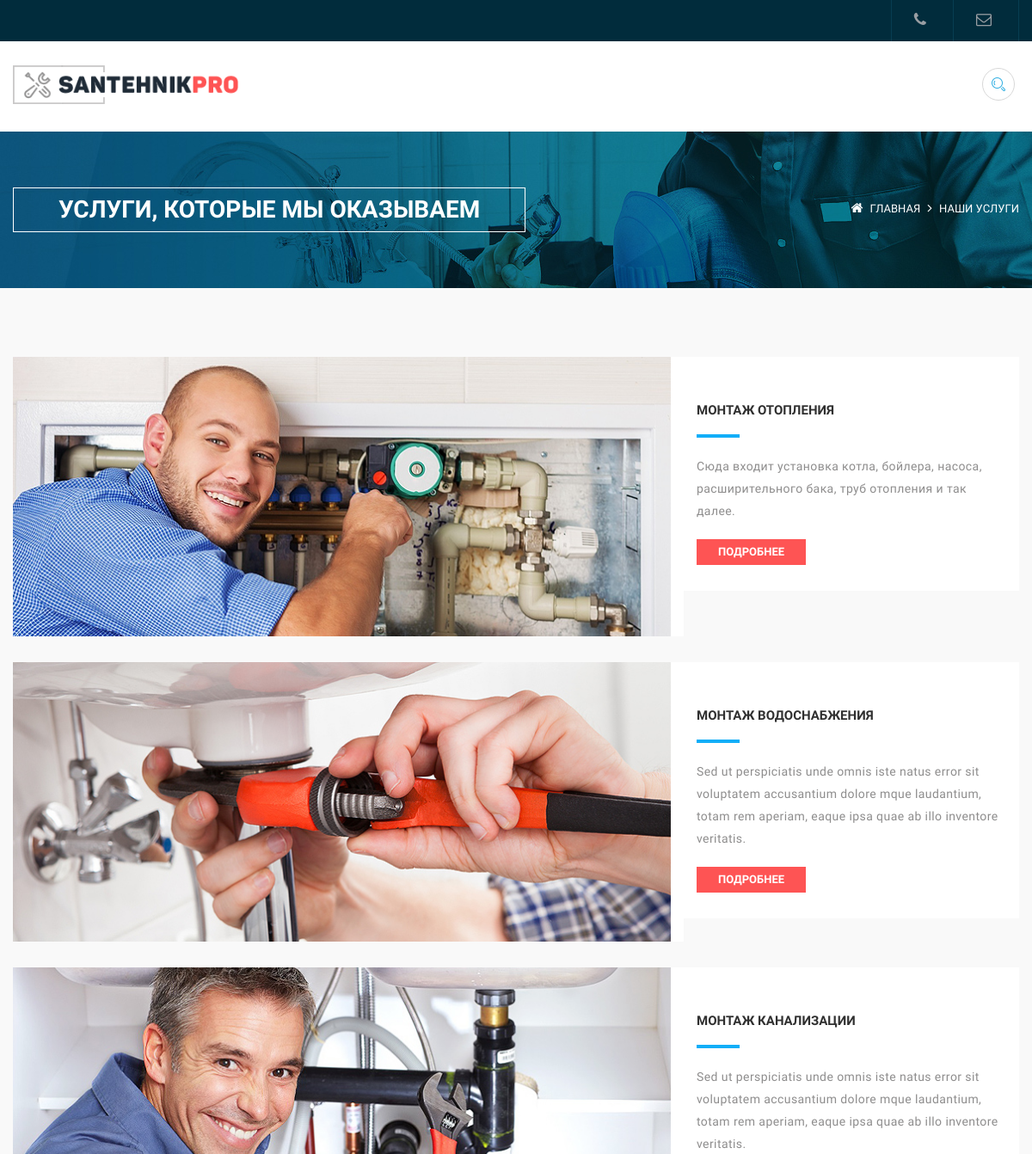
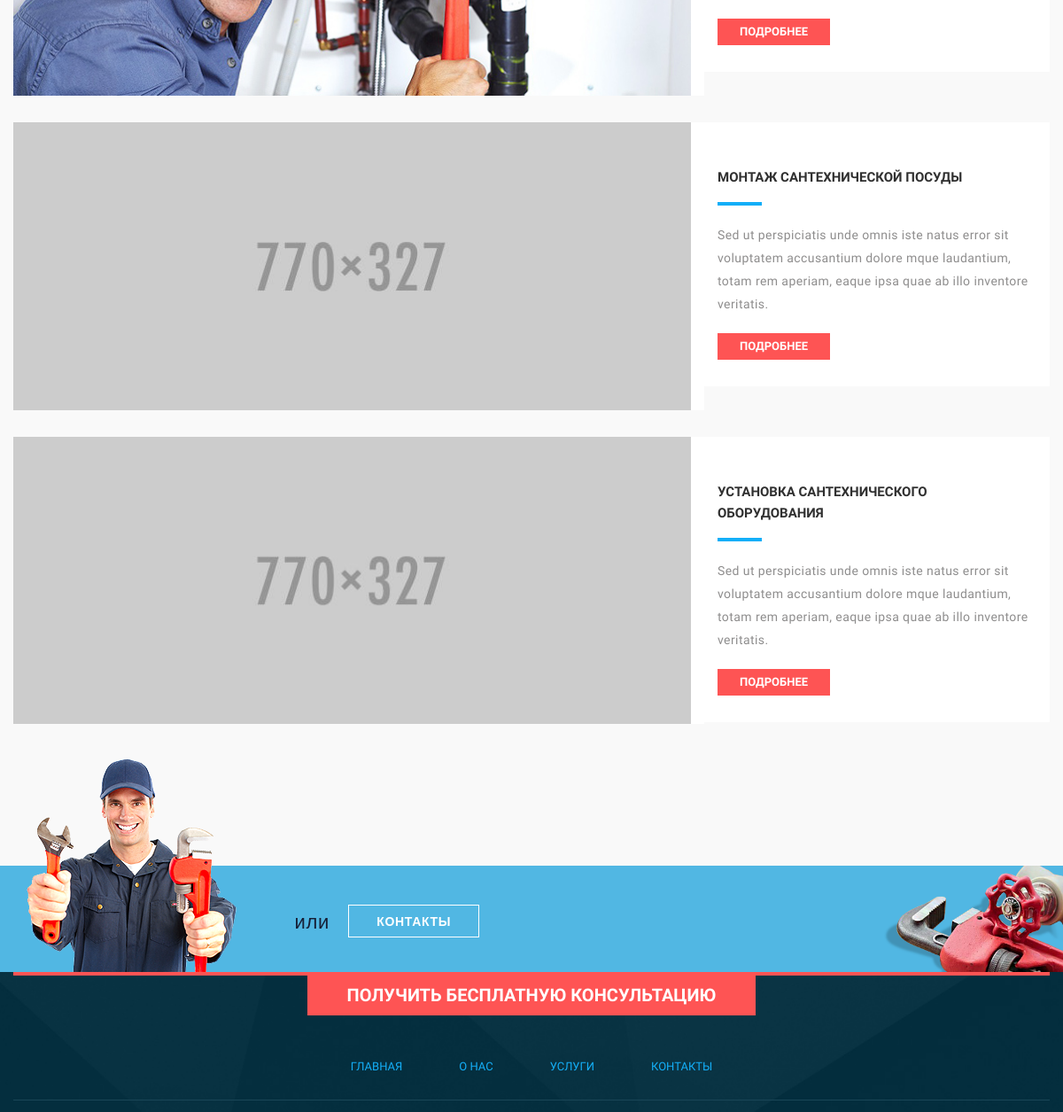
Page /?view=project (upper part) on the earlier database version (2 pictures, top to bottom).
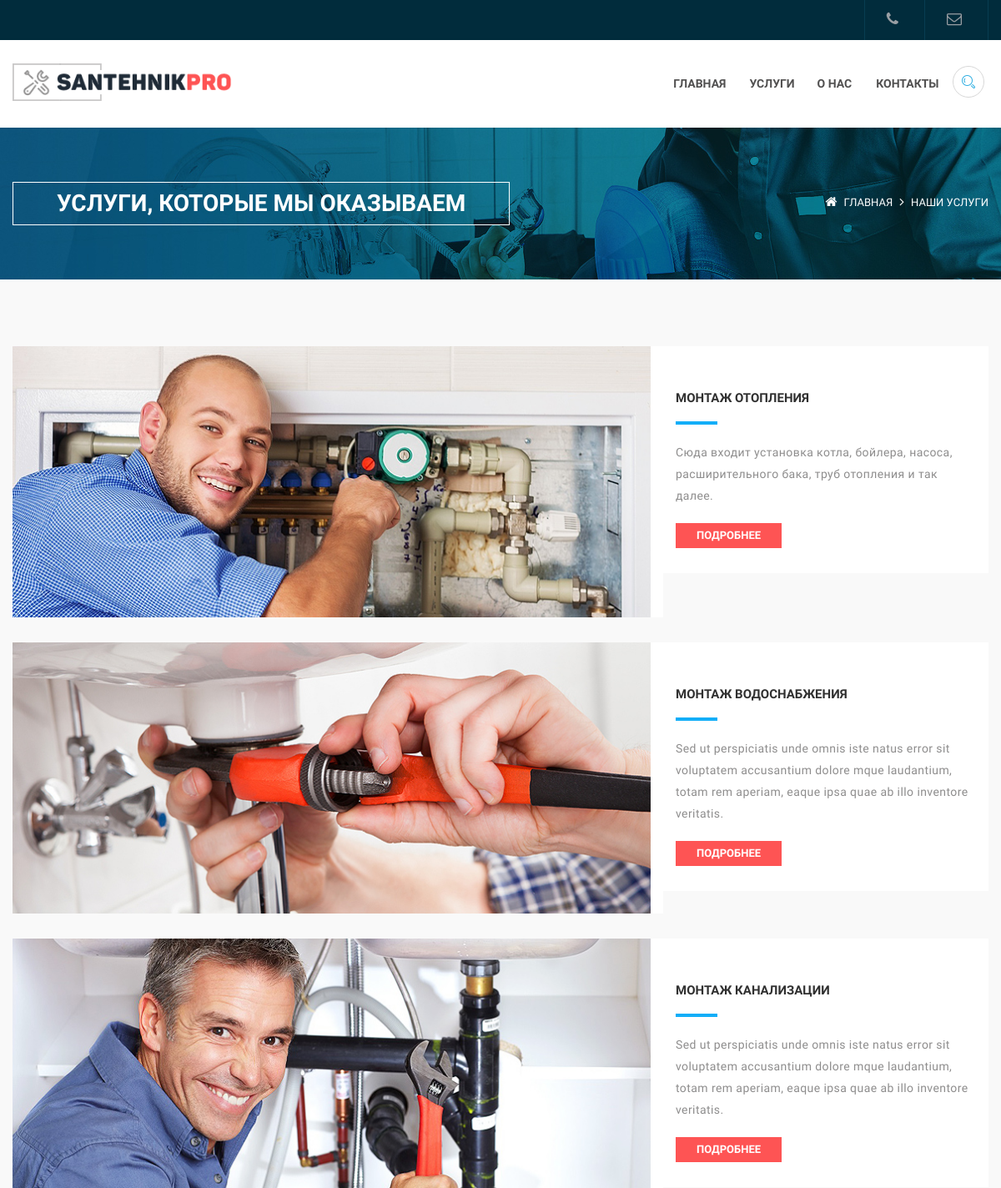
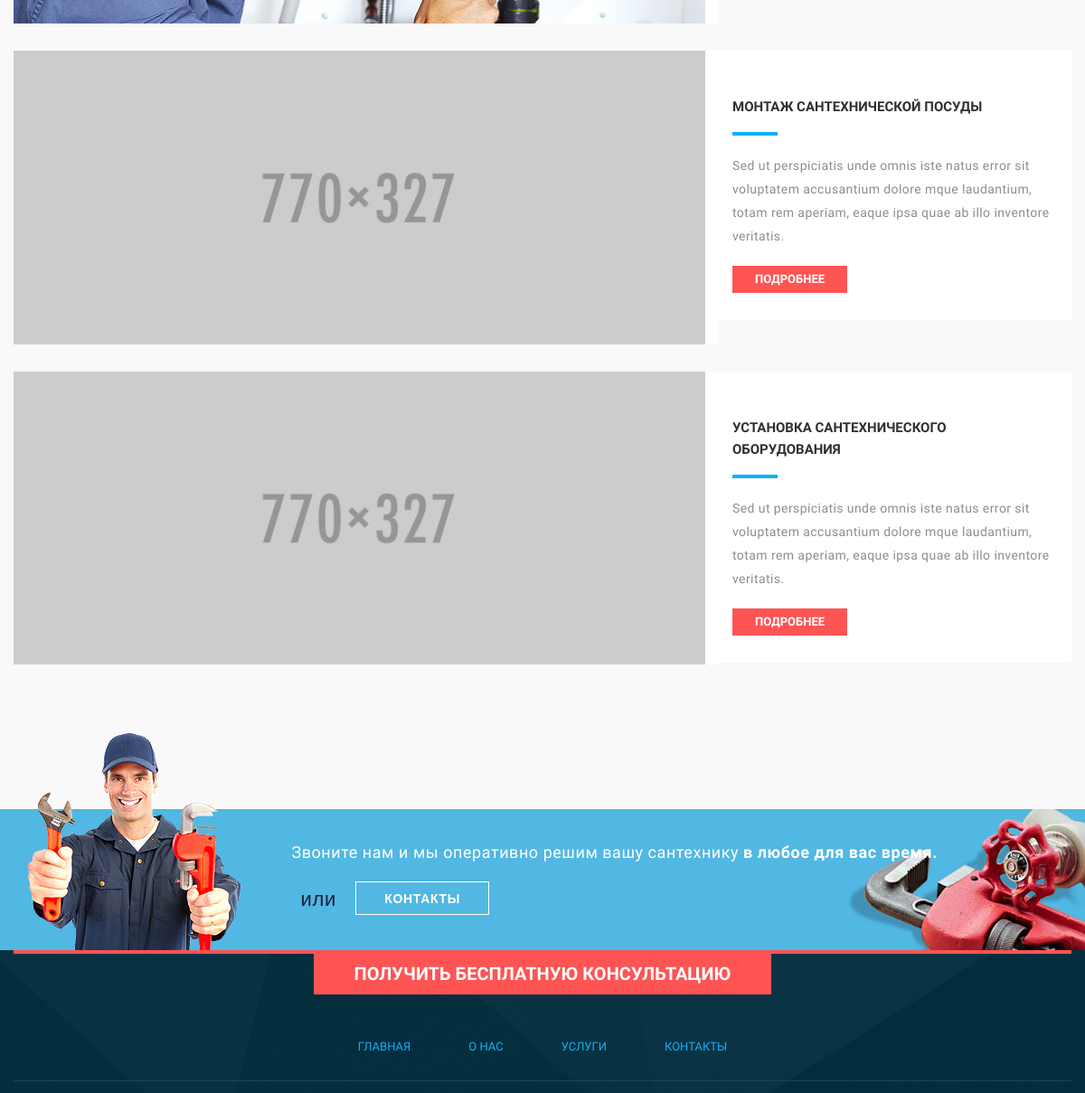
Same page on the later database version (2 pictures, top to bottom).
### tables this page shows
CREATE TABLE `pages` (
  `id` int(3) UNSIGNED NOT NULL,
  `name` varchar(255) NOT NULL,
  `url_page` varchar(255) NOT NULL,
  `position` int(3) NOT NULL,
  `parent_id` int(3) NOT NULL DEFAULT '0'
);

CREATE TABLE `constants` (
  `id` int(3) UNSIGNED NOT NULL,
  `title` varchar(255) NOT NULL,
  `name` varchar(255) NOT NULL,
  `text` text NOT NULL
);

### views/plumber/index.php (called while the page is built, shortened)
<?php
require_once 'inc/header.php';
include $view.'.php';
require_once 'inc/footer.php';
?>

### controller/controller.php (called while the page is built, shortened)
<?php
$view = empty($_GET['view']) ? 'home' : $_GET['view'];
$page = pages();
$strHeaderTelefon = constants('header_telefon');
$strWithoutLatin = preg_replace('/[^0-9]/', '', $strHeaderTelefon);
require_once TEMPLATE.'index.php';
?>

### index.php (called while the page is built, shortened)
<?php
require_once CONTROLLER;
?>

### model/model.php (called while the page is built, shortened)
<?php
function constants($str){
	global $db;
	$query = "SELECT text FROM constants WHERE name = '$str'";
	$result = mysqli_query($db, $query) or die(mysql_error());
	$string = mysqli_fetch_assoc($result);
	return $string['text'];
}
function pages(){
	global $db;
	$query = "SELECT * FROM pages ORDER BY position, parent_id, name";
	$result = mysqli_query($db, $query) or die(mysql_query(query));
	$page = array();
	while($row = mysqli_fetch_assoc($result)){
		if(!$row['parent_id']){
			$page[$row['id']][] = $row['name'];
			$page[$row['id']][] = $row['url_page'];
		}else{
			$page[$row['parent_id']]['sub'][$row['id']] = $row['name'];
		}
	}
	return $page;
}
?>

### views/plumber/inc/emergency.php (the view, shortened to what this page needs)
<section id="emergency" class="team-page">
	<div class="container">
		<div class="row">
			<div class="col-lg-3">
				<img class="wow bounceInLeft" src="<?=TEMPLATE?>img/emergency/man.png" alt="">
			</div>
			<div class="col-lg-offset-3 col-lg-9">
				<?=constants('promotional_text');?>
				<p class="phone-contact"><b><?=constants('header_telefon'); ?></b> или <a href="?view=contact" class="hvr-bounce-to-right">Контакты</a></p>
			</div>
		</div>
	</div>
</section>

### views/plumber/inc/header.php (shortened to what this page needs)
<!DOCTYPE html>
<html lang="en">
<head>
	<link rel="stylesheet" href="<?=TEMPLATE?>css/style.css">
	<link rel="stylesheet" href="<?=TEMPLATE?>css/responsive.css">
</head>
<body>
	<section id="topbar">
		<div class="container">
			<div class="row">
				<div class="contact-info pull-right">
					<ul>
					<li><a href="tel:+<?=$strWithoutLatin?>" class="hvr-bounce-to-bottom"><i class="fa fa-phone"></i> <?=constants('header_telefon'); ?> </a></li>
					<li><a href="mailto:<?=constants('header_mail'); ?>" class="hvr-bounce-to-bottom"><i class="fa fa-envelope-o"></i> <?=constants('header_mail'); ?></a></li>
					</ul>
				</div>
			</div>
		</div>
	</section>
	<header>
		<div class="container">
			<div class="row">
				<div class="col-lg-3 col-md-4 col-lg-offset-0 col-md-offset-4 logo">
					<a href="/">
						<img src="<?=TEMPLATE?>img/resources/logo.png" alt="Santehnikpro">
					</a>
				</div>
				<nav class="col-lg-9 col-md-12 col-lg-pull-0 col-md-pull-1 mainmenu-container">
					<ul class="top-icons-wrap pull-right">
						<li class="top-icons search"><a href="#"><i class="icon icon-Search"></i></a></li>
					</ul>
					<ul class="mainmenu pull-right">
						<?php foreach($page as $key => $item): ?>
							<?php if(count($item) == 2): ?>
								<li><a href="?view=<?=$item[1]?>" class="hvr-overline-from-left"><?=$item[0]?></a></li>
							<?php endif; ?>
							<?php if(count($item) > 2): ?>
							<li>
								<a href="?view=<?=$item[1]?>" class="hvr-overline-from-left"><?=$item[0]?></a>
							</li>
							<?php endif; ?>
						<?php endforeach; ?>
					</ul>
				</nav>
			</div>
		</div>
	</header>

Differences in the rows shown:
added pages: name "ГЛАВНАЯ"
added pages: name "УСЛУГИ"
added pages: name "О НАС"
added pages: name "КОНТАКТЫ"
added constants: text "Звоните нам и мы оперативно решим вашу сантехнику в любое для вас время."
